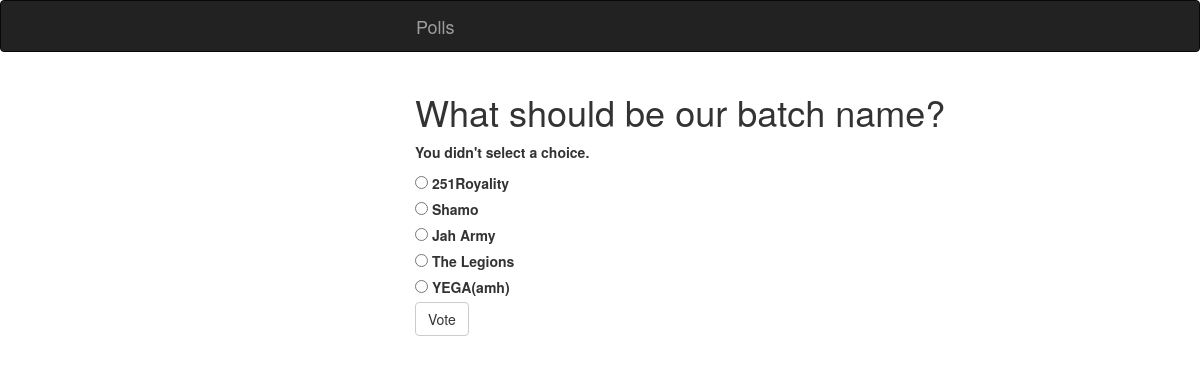
The page /polls/4/vote/ on the database its author committed.
### polls/models.py (models this page shows, shortened)
@python_2_unicode_compatible
class Question(models.Model):
    question_text = models.CharField(max_length=200)
    pub_date = models.DateTimeField('date published')

@python_2_unicode_compatible
class Choice(models.Model):
    question = models.ForeignKey(Question, on_delete=models.CASCADE)
    choice_text = models.CharField(max_length=200)
    votes = models.IntegerField(default=0)

### polls/views.py (the view)
# urls.py: url(r'^(?P<question_id>[0-9]+)/vote/$', views.vote, name='vote'),
def vote(request, question_id):
    question = get_object_or_404(Question, pk=question_id)
    try:
        selected_choice = question.choice_set.get(pk=request.POST['choice'])
    except (KeyError, Choice.DoesNotExist):
        return render(request, 'polls/detail.html', {
            'question': question,
            'error_message': "You didn't select a choice.",
        })
    else:
        selected_choice.votes += 1
        selected_choice.save()
        return HttpResponseRedirect(reverse('polls:results', args=(question.id,)))

### polls/templates/polls/detail.html (shortened to what this page needs)
<link rel="stylesheet" href="https://maxcdn.bootstrapcdn.com/bootstrap/3.3.6/css/bootstrap.min.css">
<nav class="navbar navbar-inverse">
  <div class="container-fluid">
    <div class="navbar-header">
      <a class="navbar-brand" href="#">
	Polls
      </a>
    </div>
  </div>
</nav>
<div class="container-fluid">
<h1>{{ question.question_text }}</h1>
{% if error_message %}<p><strong>{{ error_message }}</strong></p>{% endif %}
<form action="{% url 'polls:vote' question.id %}" method="post">
{% for choice in question.choice_set.all %}
    <input type="radio" name="choice" id="choice{{ forloop.counter }}" value="{{ choice.id }}" />
    <label for="choice{{ forloop.counter }}">{{ choice.choice_text }}</label><br />
{% endfor %}
<input class="btn btn-default" type="submit" value="Vote" />
</form>
</div>

### polls/templates/polls/detail.html (style rules this page uses)
.container-fluid { margin-left:400px; }

### rows shown on the page
Question: question_text "What should be our batch name?"
Choice: choice_text "251Royality"
Choice: choice_text "Shamo"
Choice: choice_text "Jah Army"
Choice: choice_text "The Legions"
Choice: choice_text "YEGA(amh)"

### other values the page prints
{{ error_message }} "You didn't select a choice."
